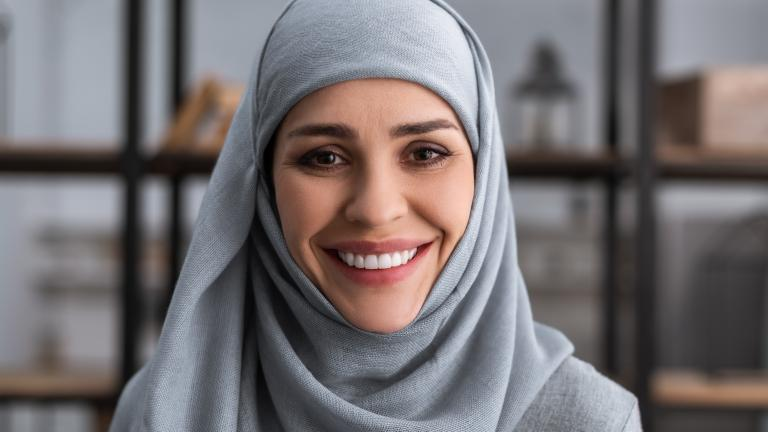
#> input picture stage/The-Right-to-Choose-event-photo-2.jfif, 768 x 432 px
$ python -i app.py   (imports and definitions only)
#> lines starting #> are read from the running program, lines starting #| are printed output that depends on the picture
from flask import Flask, request, render_template, redirect, url_for, send_from_directory
import cv2
import os
import uuid

# [1 line not run here, left out]
UPLOAD_FOLDER = 'uploads'
# [1 line that did not run here, left out]

# Ensure the upload folder exists
# [2 lines not run here, left out]

def resize_image(image, width):
    """Resize the image to the given width while maintaining the aspect ratio."""
    aspect_ratio = width / float(image.shape[1])
    dimensions = (width, int(image.shape[0] * aspect_ratio))
    return cv2.resize(image, dimensions, interpolation=cv2.INTER_AREA)

def compress_image(image_path, max_size_kb):
    """Compress the image to ensure its size does not exceed max_size_kb."""
    image = cv2.imread(image_path)
    if image is None:
        return "Error: Unable to load image."

    quality = 95  # Start with high quality
    while True:
        is_success, buffer = cv2.imencode(".jpg", image, [int(cv2.IMWRITE_JPEG_QUALITY), quality])
        size_kb = len(buffer) / 1024  # Size in KB
        if size_kb <= max_size_kb or quality <= 10:
            with open(image_path, "wb") as f:
                f.write(buffer)
            break
        quality -= 5

def detect_faces(image_path):
#> called with image_path = 'The-Right-to-Choose-event-photo-2.jfif'
    face_cascade = cv2.CascadeClassifier(cv2.data.haarcascades + 'haarcascade_frontalface_default.xml')
    image = cv2.imread(image_path)
#> image is the input picture: shape (432, 768, 3); mean B, G, R 113.4, 111.4, 117.1
    if image is None:
        return "Error: Unable to load image.", None, 0

    # Save the original uploaded image with a unique name
    original_filename = str(uuid.uuid4()) + '_original.jpg'
    original_path = os.path.join(UPLOAD_FOLDER, original_filename)
    cv2.imwrite(original_path, image)

    # Resize the image to a width of 1200 pixels while maintaining the aspect ratio
    resized_image = resize_image(image, 1200)

    gray_image = cv2.cvtColor(resized_image, cv2.COLOR_BGR2GRAY)
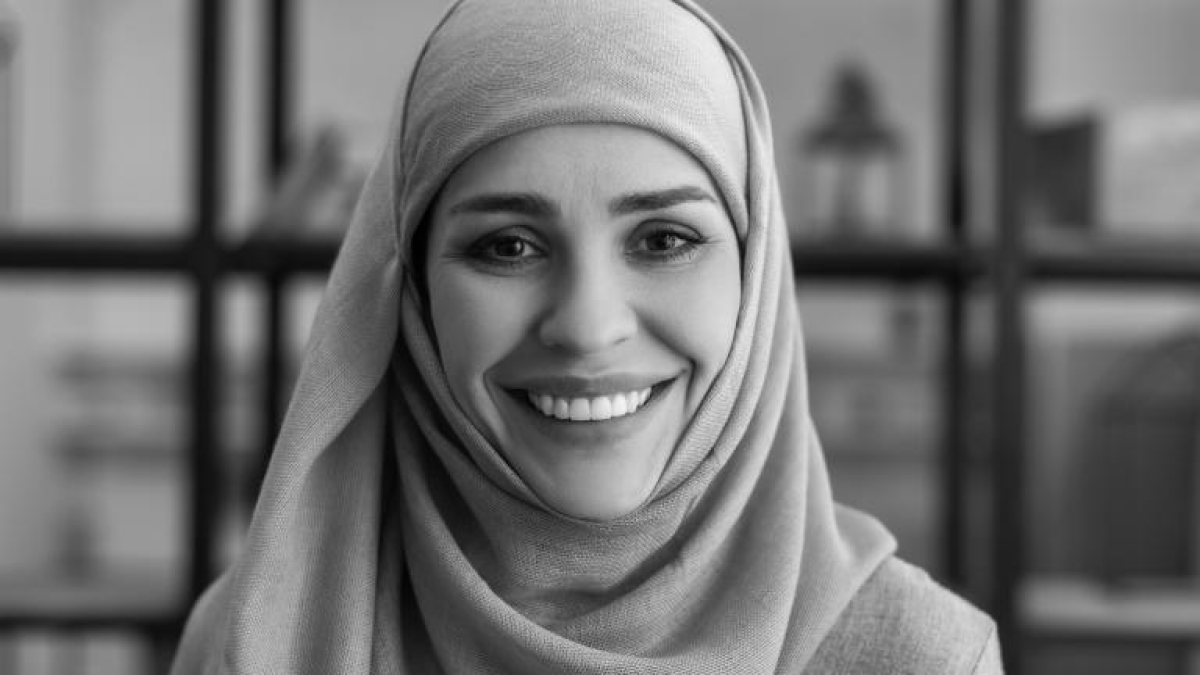
#> gray_image: shape (675, 1200); min 0, max 243, mean 113.3
    faces = face_cascade.detectMultiScale(gray_image, scaleFactor=1.1, minNeighbors=5, minSize=(30, 30), flags=cv2.CASCADE_SCALE_IMAGE)
#> faces = [[772, 296, 186, 186], [385, 85, 408, 408]]

    if len(faces) == 0:
        return "No faces detected", None, 0

    # Assuming only one face is needed
    x, y, w, h = faces[0]
#> x = 772; y = 296; w = 186; h = 186

    # Make the rectangle slightly bigger
    padding = 40
    x = max(0, x - padding)
#> x = 732
    y = max(0, y - padding)
#> y = 256
    w = min(resized_image.shape[1] - x, w + 2 * padding)
#> w = 266
    h = min(resized_image.shape[0] - y, h + 2 * padding)
#> h = 266

    # Crop the face
    face_image = resized_image[y:y+h, x:x+w]
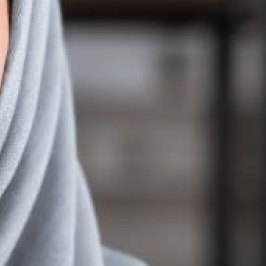
#> face_image: shape (266, 266, 3); mean B, G, R 112.6, 109.5, 110.7

    # Resize the face image to the real-life ID photo dimensions (132 x 170 pixels)
    id_photo_dimensions = (132, 170)
    face_image_resized = cv2.resize(face_image, id_photo_dimensions)
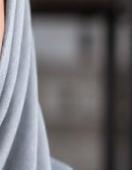
#> face_image_resized: shape (170, 132, 3); mean B, G, R 112.6, 109.5, 110.7

    # Save the cropped and resized face image with a unique name
    processed_filename = str(uuid.uuid4()) + '_processed.jpg'
    processed_path = os.path.join(UPLOAD_FOLDER, processed_filename)

    # Save the resized image first
    cv2.imwrite(processed_path, face_image_resized)

    # Compress the image to ensure it's not larger than 1200 KB
    compress_image(processed_path, max_size_kb=1200)
#> the loop in compress_image, `while True:` made 1 pass
#> size_kb on pass 1: 6.13
#> after the loop in compress_image, `while True:`: quality = 95

    return processed_filename, original_path, len(faces)

# [19 lines that did not run here, left out]

# [3 lines that did not run here, left out]

# [2 lines not run here, left out]

>>> result = detect_faces('The-Right-to-Choose-event-photo-2.jfif')

$ run again, on stage/ff85609f-b73e-4d6a-a10d-89da3872fa60.jfif
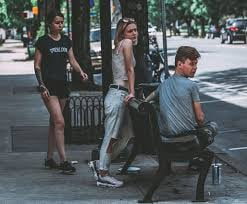
#> input picture stage/ff85609f-b73e-4d6a-a10d-89da3872fa60.jfif, 247 x 204 px
#> in detect_faces, image is the input picture: shape (204, 247, 3); mean B, G, R 92.9, 90.3, 84.4
#> in detect_faces, `gray_image = cv2.cvtColor(resized_image, cv2.COLOR_BGR2GRAY)`:
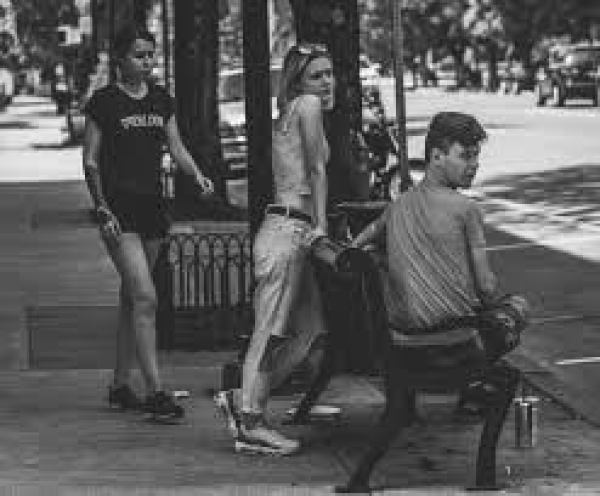
#> gray_image: shape (991, 1200) (shown at 1/2 size); min 13, max 255, mean 88.8
#> faces = [[711, 136, 56, 56], [422, 38, 74, 74], [602, 115, 91, 91], [319, 444, 85, 85], [420, 220, 101, 101]]
#> in detect_faces, `x, y, w, h = faces[0]`: x = 711; y = 136; w = 56
#> in detect_faces, `x = max(0, x - padding)`: x = 671
#> in detect_faces, `y = max(0, y - padding)`: y = 96
#> in detect_faces, `w = min(resized_image.shape[1] - x, w + 2 * padding)`: w = 136
#> in detect_faces, `face_image_resized = cv2.resize(face_image, id_photo_dimensions)`:
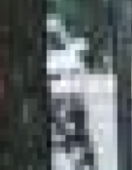
#> face_image_resized: shape (170, 132, 3); mean B, G, R 101, 99.9, 93.3
#> image: shape (170, 132, 3)
#> the loop in compress_image, `while True:` made 1 pass
#> size_kb on pass 1: 7.49
#> after the loop in compress_image, `while True:`: quality = 95

$ run again, on stage/images (1).jfif
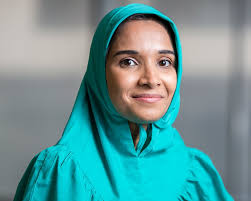
#> input picture stage/images (1).jfif, 251 x 201 px
#> in detect_faces, image is the input picture: shape (201, 251, 3); mean B, G, R 150.2, 149.1, 99.2
#> in detect_faces, `gray_image = cv2.cvtColor(resized_image, cv2.COLOR_BGR2GRAY)`:
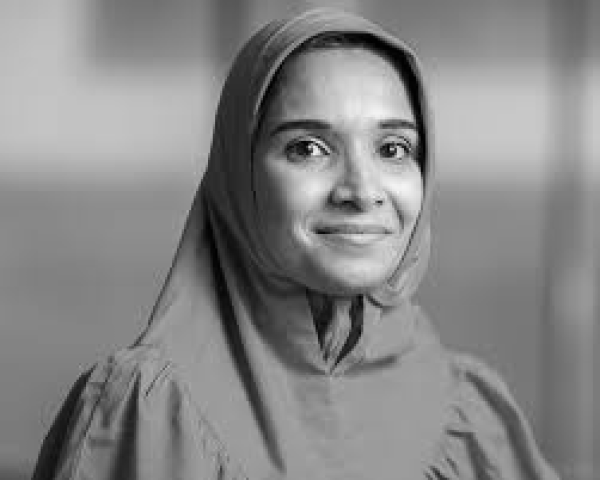
#> gray_image: shape (960, 1200) (shown at 1/2 size); min 0, max 244, mean 134.3
#> faces = [[505, 134, 413, 413]]
#> in detect_faces, `x, y, w, h = faces[0]`: x = 505; y = 134; w = 413
#> in detect_faces, `x = max(0, x - padding)`: x = 465
#> in detect_faces, `y = max(0, y - padding)`: y = 94
#> in detect_faces, `w = min(resized_image.shape[1] - x, w + 2 * padding)`: w = 493
#> in detect_faces, `face_image_resized = cv2.resize(face_image, id_photo_dimensions)`:
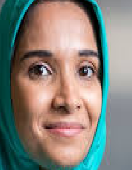
#> face_image_resized: shape (170, 132, 3); mean B, G, R 122.4, 130.7, 132.5
#> image: shape (170, 132, 3)
#> the loop in compress_image, `while True:` made 1 pass
#> size_kb on pass 1: 9.98
#> after the loop in compress_image, `while True:`: quality = 95
